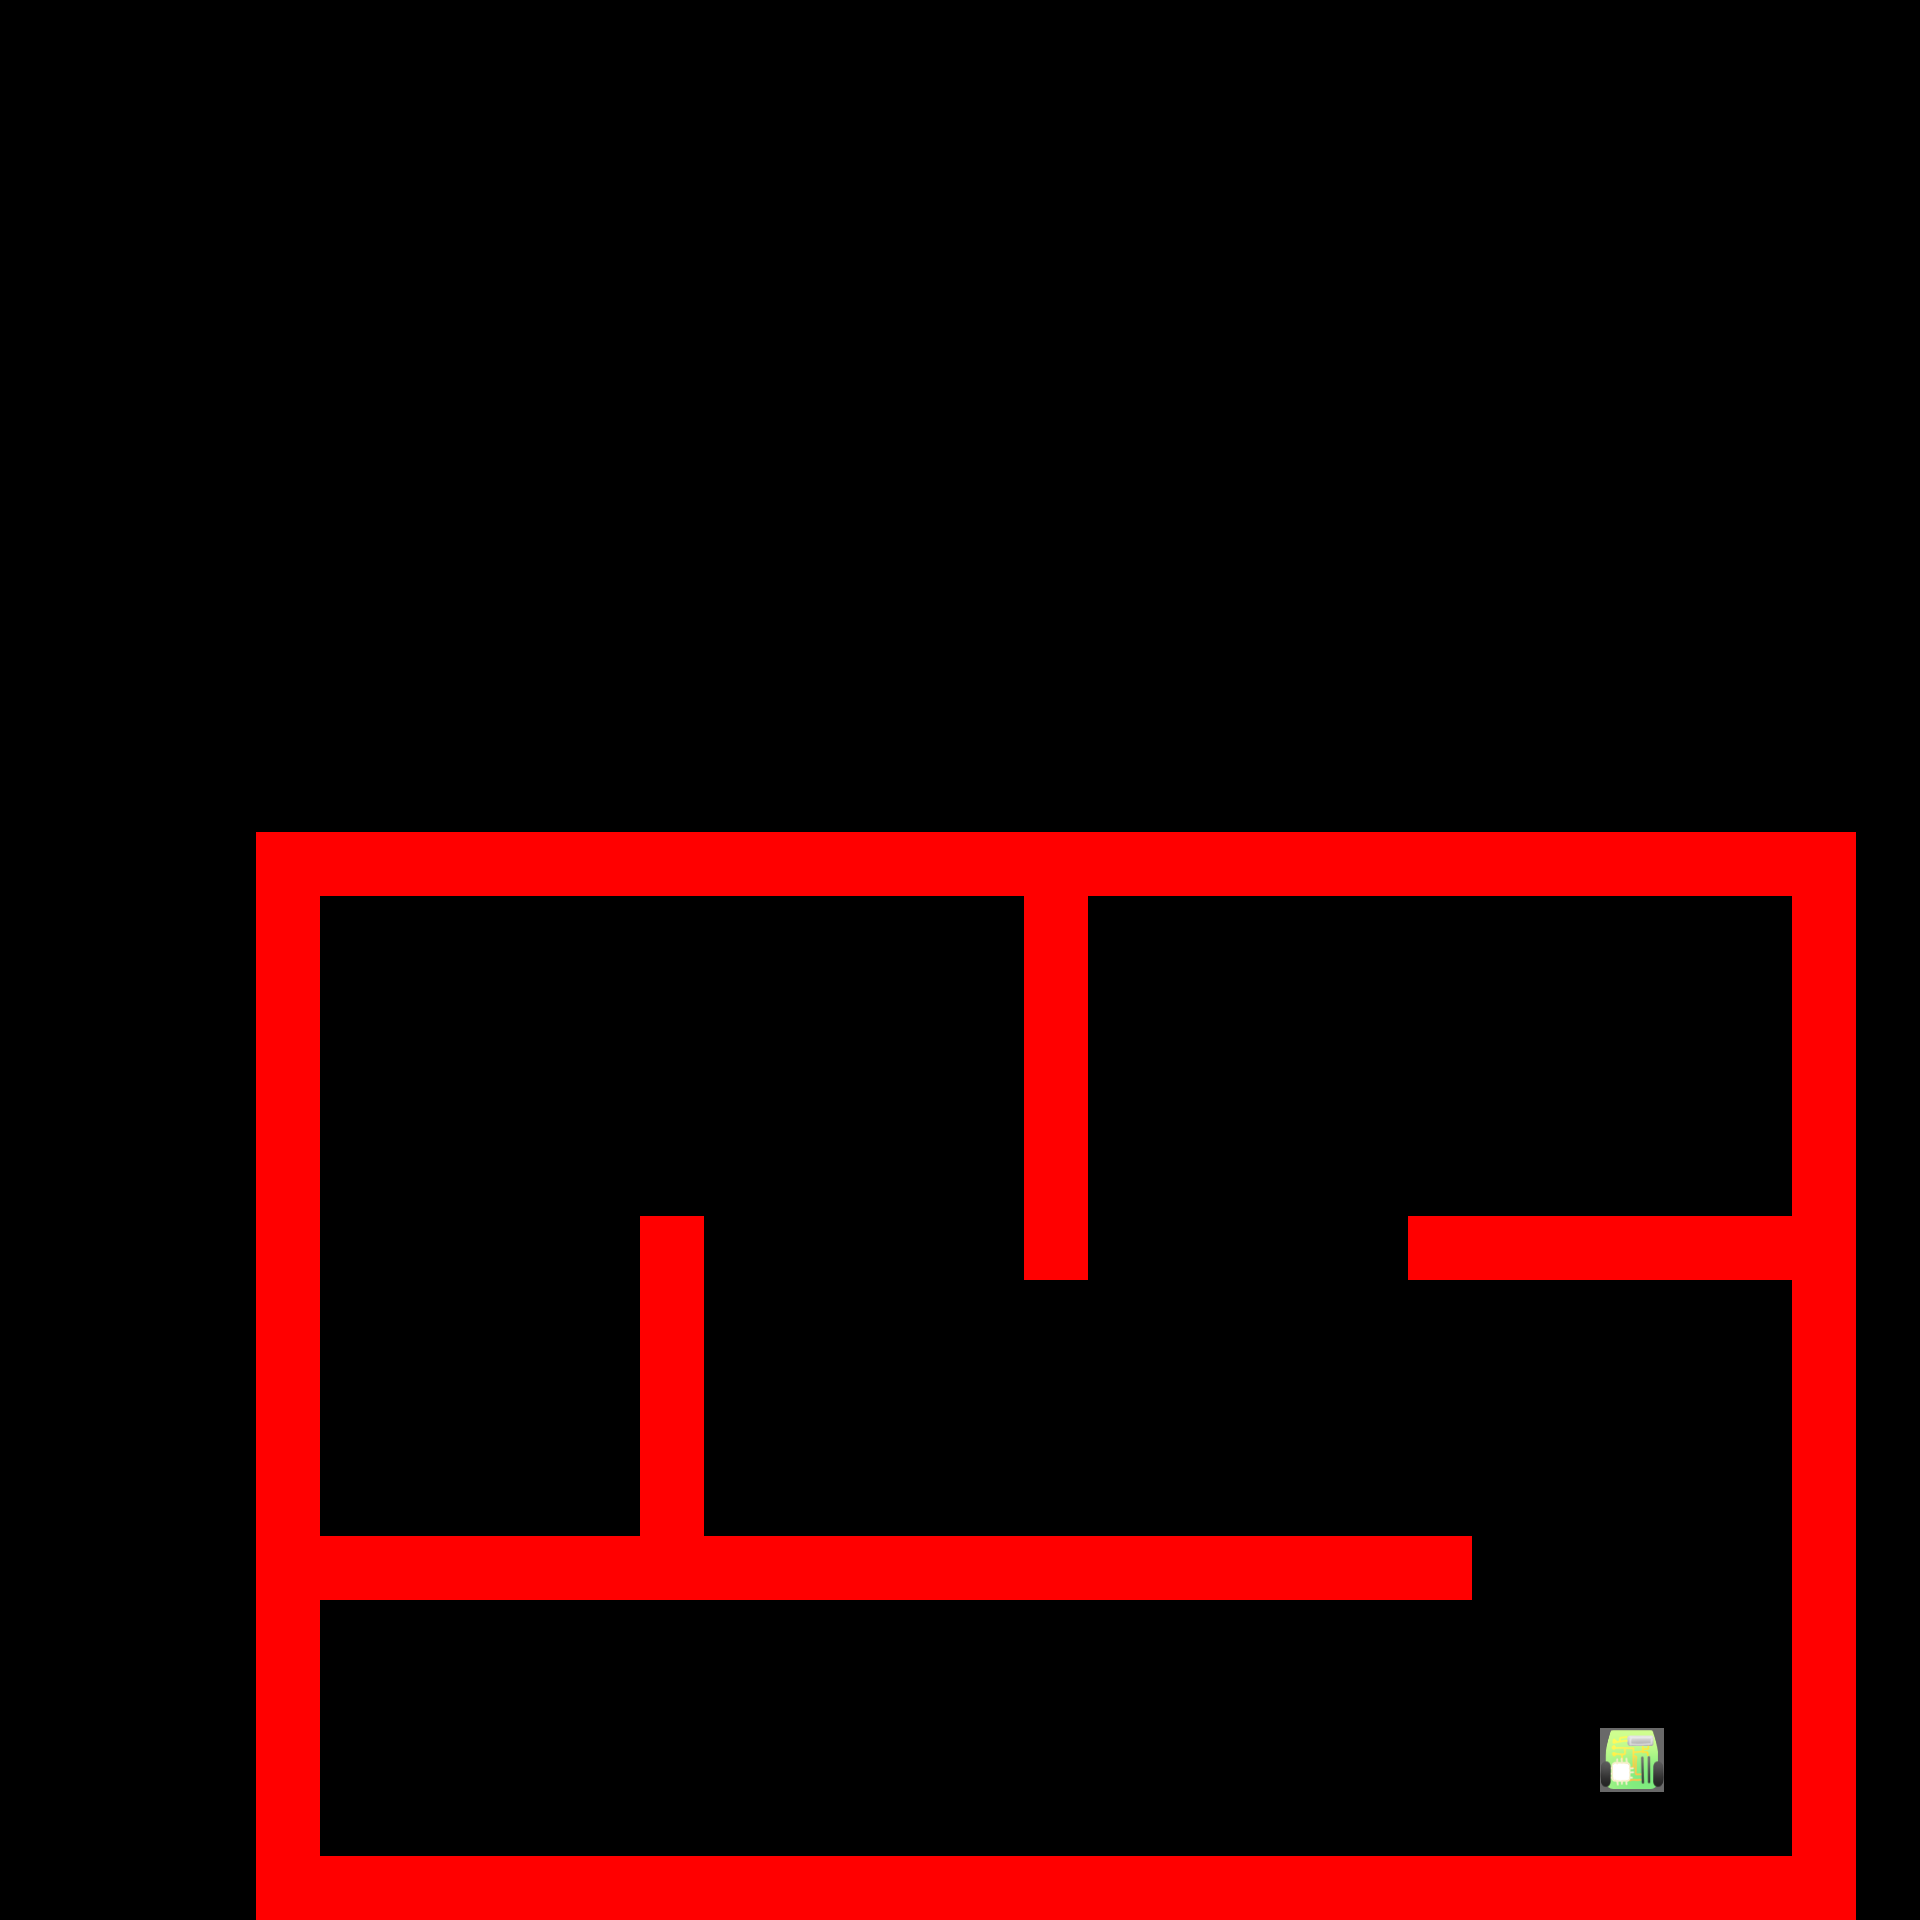

Below is a game level as drawn by its tile map, then a one-line description and the .tmx file that defines it, in full:
An orthogonal 30x30 tile map with 64x64 px tiles, 1 tile layer (Tile Layer 1).

<map version="1.9" tiledversion="1.9.2" orientation="orthogonal" renderorder="right-down" width="30" height="30" tilewidth="64" tileheight="64" infinite="0" nextlayerid="2" nextobjectid="1">
 <tileset firstgid="1" source="tile.tsx" />
 <layer id="1" name="Tile Layer 1" width="30" height="30">
  <data encoding="csv">
0,0,0,0,0,0,0,0,0,0,0,0,0,0,0,0,0,0,0,0,0,0,0,0,0,0,0,0,0,0,
0,0,0,0,0,0,0,0,0,0,0,0,0,0,0,0,0,0,0,0,0,0,0,0,0,0,0,0,0,0,
0,0,0,0,0,0,0,0,0,0,0,0,0,0,0,0,0,0,0,0,0,0,0,0,0,0,0,0,0,0,
0,0,0,0,0,0,0,0,0,0,0,0,0,0,0,0,0,0,0,0,0,0,0,0,0,0,0,0,0,0,
0,0,0,0,0,0,0,0,0,0,0,0,0,0,0,0,0,0,0,0,0,0,0,0,0,0,0,0,0,0,
0,0,0,0,0,0,0,0,0,0,0,0,0,0,0,0,0,0,0,0,0,0,0,0,0,0,0,0,0,0,
0,0,0,0,0,0,0,0,0,0,0,0,0,0,0,0,0,0,0,0,0,0,0,0,0,0,0,0,0,0,
0,0,0,0,0,0,0,0,0,0,0,0,0,0,0,0,0,0,0,0,0,0,0,0,0,0,0,0,0,0,
0,0,0,0,0,0,0,0,0,0,0,0,0,0,0,0,0,0,0,0,0,0,0,0,0,0,0,0,0,0,
0,0,0,0,0,0,0,0,0,0,0,0,0,0,0,0,0,0,0,0,0,0,0,0,0,0,0,0,0,0,
0,0,0,0,0,0,0,0,0,0,0,0,0,0,0,0,0,0,0,0,0,0,0,0,0,0,0,0,0,0,
0,0,0,0,0,0,0,0,0,0,0,0,0,0,0,0,0,0,0,0,0,0,0,0,0,0,0,0,0,0,
0,0,0,0,0,0,0,0,0,0,0,0,0,0,0,0,0,0,0,0,0,0,0,0,0,0,0,0,0,0,
0,0,0,0,1,1,1,1,1,1,1,1,1,1,1,1,1,1,1,1,1,1,1,1,1,1,1,1,1,0,
0,0,0,0,1,0,0,0,0,0,0,0,0,0,0,0,1,0,0,0,0,0,0,0,0,0,0,0,1,0,
0,0,0,0,1,0,0,0,0,0,0,0,0,0,0,0,1,0,0,0,0,0,0,0,0,0,0,0,1,0,
0,0,0,0,1,0,0,0,0,0,0,0,0,0,0,0,1,0,0,0,0,0,0,0,0,0,0,0,1,0,
0,0,0,0,1,0,0,0,0,0,0,0,0,0,0,0,1,0,0,0,0,0,0,0,0,0,0,0,1,0,
0,0,0,0,1,0,0,0,0,0,0,0,0,0,0,0,1,0,0,0,0,0,0,0,0,0,0,0,1,0,
0,0,0,0,1,0,0,0,0,0,1,0,0,0,0,0,1,0,0,0,0,0,1,1,1,1,1,1,1,0,
0,0,0,0,1,0,0,0,0,0,1,0,0,0,0,0,0,0,0,0,0,0,0,0,0,0,0,0,1,0,
0,0,0,0,1,0,0,0,0,0,1,0,0,0,0,0,0,0,0,0,0,0,0,0,0,0,0,0,1,0,
0,0,0,0,1,0,0,0,0,0,1,0,0,0,0,0,0,0,0,0,0,0,0,0,0,0,0,0,1,0,
0,0,0,0,1,0,0,0,0,0,1,0,0,0,0,0,0,0,0,0,0,0,0,0,0,0,0,0,1,0,
0,0,0,0,1,1,1,1,1,1,1,1,1,1,1,1,1,1,1,1,1,1,1,0,0,0,0,0,1,0,
0,0,0,0,1,0,0,0,0,0,0,0,0,0,0,0,0,0,0,0,0,0,0,0,0,0,0,0,1,0,
0,0,0,0,1,0,0,0,0,0,0,0,0,0,0,0,0,0,0,0,0,0,0,0,0,0,0,0,1,0,
0,0,0,0,1,0,0,0,0,0,0,0,0,0,0,0,0,0,0,0,0,0,0,0,0,10,0,0,1,0,
0,0,0,0,1,0,0,0,0,0,0,0,0,0,0,0,0,0,0,0,0,0,0,0,0,0,0,0,1,0,
0,0,0,0,1,1,1,1,1,1,1,1,1,1,1,1,1,1,1,1,1,1,1,1,1,1,1,1,1,0
</data>
 </layer>
</map>
